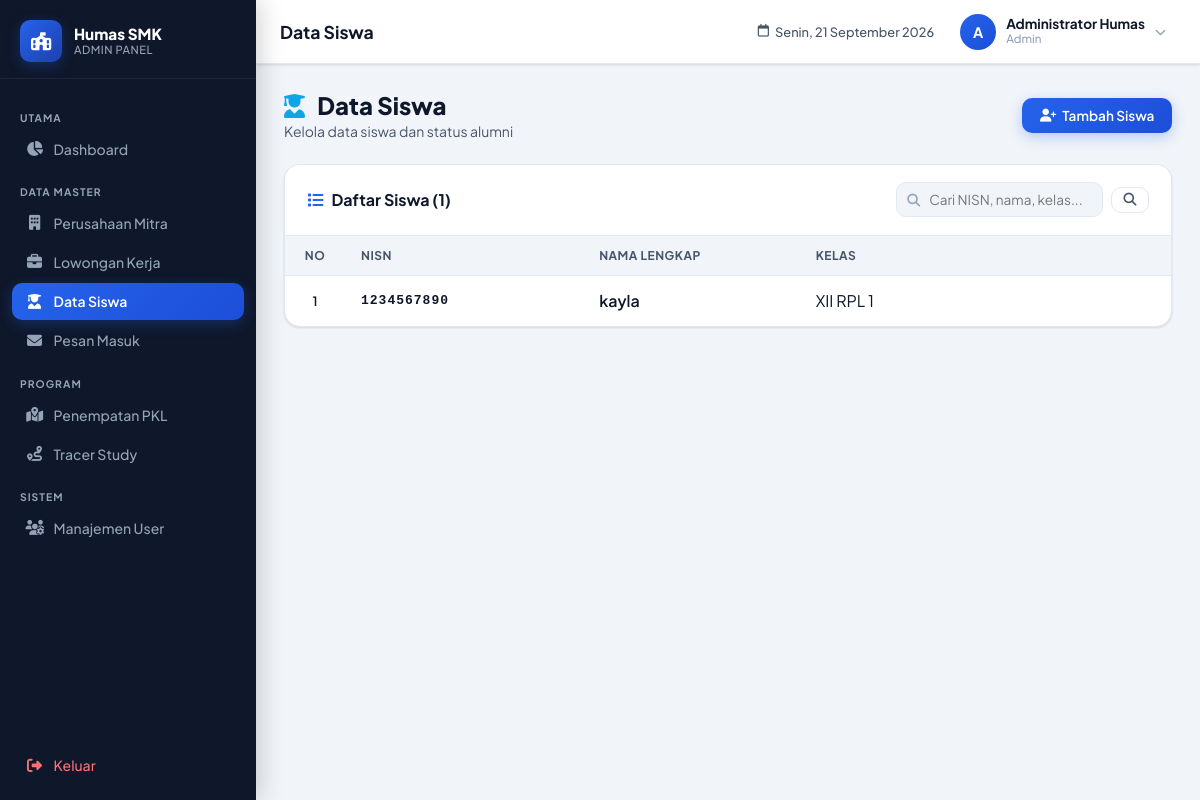
/admin/siswa.php (signed in), run on the app's committed database.
### tables this page shows
CREATE TABLE IF NOT EXISTS `siswa` (
  `id` int NOT NULL AUTO_INCREMENT,
  `nisn` varchar(10) NOT NULL,
  `nama_siswa` varchar(150) NOT NULL,
  `kelas` varchar(20) NOT NULL,
  `jurusan` varchar(50) NOT NULL,
  `status_alumni` tinyint(1) DEFAULT '0',
  `created_at` timestamp NULL DEFAULT CURRENT_TIMESTAMP,
  `updated_at` timestamp NULL DEFAULT CURRENT_TIMESTAMP ON UPDATE CURRENT_TIMESTAMP,
  PRIMARY KEY (`id`),
  UNIQUE KEY `nisn` (`nisn`)
);

### admin/siswa.php (the view, shortened to what this page needs)
<?php
require_once '../backend/connection.php';
$search = trim($_GET['search'] ?? '');
$page   = max(1, (int)($_GET['page'] ?? 1));
$limit  = 10;
$offset = ($page - 1) * $limit;
$where = '';
$count_sql = "
    SELECT COUNT(*) AS n
    FROM siswa
    $where
";
$stmt_count = mysqli_prepare($koneksi, $count_sql);
mysqli_stmt_execute($stmt_count);
$result_count = mysqli_stmt_get_result($stmt_count);
$count_data   = mysqli_fetch_assoc($result_count);
$total = (int)($count_data['n'] ?? 0);
$data_sql = "
    SELECT
        id,
        nisn,
        nama_siswa,
        kelas,
        jurusan,
        status_alumni,
        created_at,
        updated_at
    FROM siswa
    $where
    ORDER BY created_at DESC
    LIMIT ? OFFSET ?
";
$stmt_data = mysqli_prepare($koneksi, $data_sql);
if ($search !== '') {
    $keyword = "%{$search}%";
    mysqli_stmt_bind_param(
        $stmt_data,
        "ssssii",
        $keyword,
        $keyword,
        $keyword,
        $keyword,
        $limit,
        $offset
    );
} else {
    mysqli_stmt_bind_param(
        $stmt_data,
        "ii",
        $limit,
        $offset
    );
}
mysqli_stmt_execute($stmt_data);
$result_data = mysqli_stmt_get_result($stmt_data);
$data = mysqli_fetch_all(
    $result_data,
    MYSQLI_ASSOC
);
?>
<!DOCTYPE html>
<html lang="id">
<head>
    <link rel="stylesheet"
          href="https://cdnjs.cloudflare.com/ajax/libs/font-awesome/6.4.0/css/all.min.css">
    <link rel="stylesheet"
          href="assets/admin-style.css">
</head>
<body>
<?php include 'includes/sidebar.php'; ?>
<div class="admin-main">
    <?php include 'includes/header.php'; ?>
    <main class="admin-content">
        <div class="page-header">
            <div class="page-header-left">
                <h2>
                    <i class="fa-solid fa-user-graduate"
                       style="color:#0ea5e9;margin-right:8px;"></i>
                    Data Siswa
                </h2>
                <p>
                    Kelola data siswa dan status alumni
                </p>
            </div>
            <button
                class="btn btn-primary"
                onclick="openModal('modalTambah')">
                <i class="fa-solid fa-user-plus"></i>
                Tambah Siswa
            </button>
        </div>
        <div class="card">
            <div class="card-header">
                <span class="card-title">
                    <i class="fa-solid fa-list"></i>
                    Daftar Siswa (<?= $total ?>)
                </span>
                <form method="GET"
                      style="display:flex;gap:.5rem;align-items:center;">
                    <div class="search-box">
                        <i class="fa-solid fa-magnifying-glass"></i>
                        <input
                            type="text"
                            name="search"
                            value="<?= htmlspecialchars($search) ?>"
                            placeholder="Cari NISN, nama, kelas...">
                    </div>
                    <button
                        type="submit"
                        class="btn btn-outline btn-sm">
                        <i class="fa-solid fa-search"></i>
                    </button>
                </form>
            </div>
            <div class="table-wrapper">
                <table>
                    <thead>
                        <tr>
                            <th>No</th>
                            <th>NISN</th>
                            <th>Nama Lengkap</th>
                            <th>Kelas</th>
                        </tr>
                    </thead>
                    <tbody>
                    <?php if (empty($data)): ?>
                        <tr>
                            <td colspan="7">
                                <div class="table-empty">
                                    <i class="fa-solid fa-user-slash"></i>
                                    <p>
                                        Belum ada data siswa.
                                    </p>
                                </div>
                            </td>
                        </tr>
                    <?php else: ?>
                        <?php foreach ($data as $i => $row): ?>
                            <tr>
                                <td class="td-no">
                                    <?= $offset + $i + 1 ?>
                                </td>
                                <td
                                    style="
                                        font-family:monospace;
                                        font-weight:600;
                                        letter-spacing:1px;
                                    ">
                                    <?= htmlspecialchars(
                                        $row['nisn']
                                    ) ?>
                                </td>
                                <td style="font-weight:600;">
                                    <?= htmlspecialchars(
                                        $row['nama_siswa']
                                    ) ?>
                                </td>
                                <td>
                                    <?= htmlspecialchars(
                                        $row['kelas']
                                    ) ?>
                                </td>
                            </tr>
                        <?php endforeach; ?>
                    <?php endif; ?>
                    </tbody>
                </table>
            </div>
        </div>
    </main>
</div>
</body>
</html>

### data on the page
siswa: i "1", nisn "1234567890", nama_siswa "kayla", kelas "XII RPL 1"

### other printed values
$page_title "Data Siswa"
substr($_SESSION['nama_lengkap'] ?? 'A', 0, 1) "A"
$_SESSION['nama_lengkap'] "Administrator Humas"
$_SESSION['jabatan'] "Admin"
$total "1"
